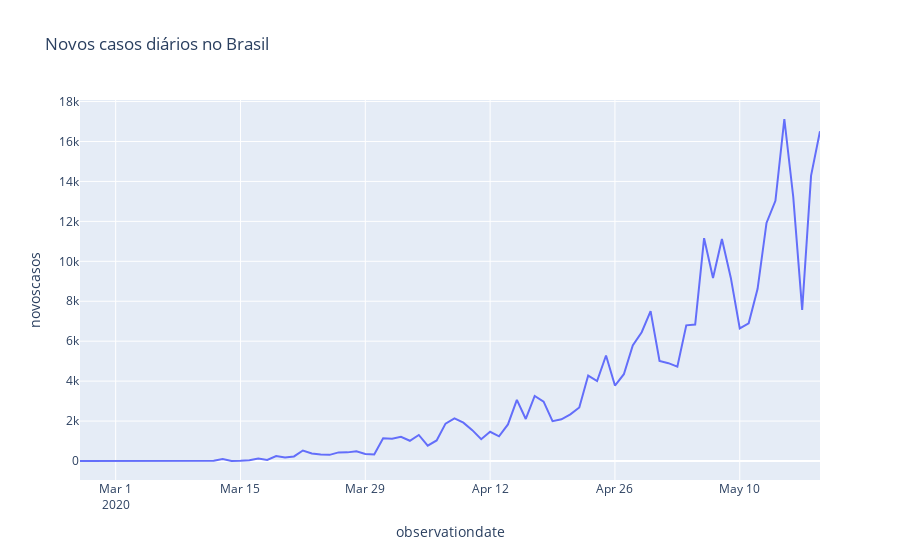

Write notebook code for a chart like this one.
### Markdown cell above
# Novos casos diários

### Code cell
px.line(dadosBrasil,'observationdate','novoscasos',title='Novos casos diários no Brasil')
